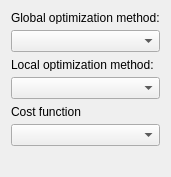
           <widget class="QWidget" name="scrollAreaWidgetContents_optimization_methods">
            <property name="geometry">
             <rect>
              <x>0</x>
              <y>0</y>
              <width>150</width>
              <height>177</height>
             </rect>
            </property>
            <layout class="QVBoxLayout" name="verticalLayout_4" stretch="0,0,0,0,0,0,0,0,0,0">
             <item>
              <widget class="QLabel" name="label_global_optimization_methods">
               <property name="maximumSize">
                <size>
                 <width>16777215</width>
                 <height>13</height>
                </size>
               </property>
               <property name="text">
                <string>Global optimization method:</string>
               </property>
              </widget>
             </item>
             <item>
              <widget class="QComboBox" name="comboBox_global_optimization_methods"/>
             </item>
             <item>
              <layout class="QGridLayout" name="gridLayout_global_optimization"/>
             </item>
             <item>
              <widget class="QLabel" name="label_local_optimization_methods">
               <property name="maximumSize">
                <size>
                 <width>16777215</width>
                 <height>13</height>
                </size>
               </property>
               <property name="text">
                <string>Local optimization method:</string>
               </property>
              </widget>
             </item>
             <item>
              <widget class="QComboBox" name="comboBox_local_optimization_methods"/>
             </item>
             <item>
              <layout class="QGridLayout" name="gridLayout_local_optimization"/>
             </item>
             <item>
              <widget class="QLabel" name="label_cost_functions">
               <property name="maximumSize">
                <size>
                 <width>16777215</width>
                 <height>13</height>
                </size>
               </property>
               <property name="text">
                <string>Cost function</string>
               </property>
              </widget>
             </item>
             <item>
              <widget class="QComboBox" name="comboBox_cost_functions"/>
             </item>
             <item>
              <layout class="QGridLayout" name="gridLayout_cost_functions"/>
             </item>
             <item>
              <spacer name="verticalSpacer_2">
               <property name="orientation">
                <enum>Qt::Vertical</enum>
               </property>
               <property name="sizeHint" stdset="0">
                <size>
                 <width>20</width>
                 <height>40</height>
                </size>
               </property>
              </spacer>
             </item>
            </layout>
           </widget>
